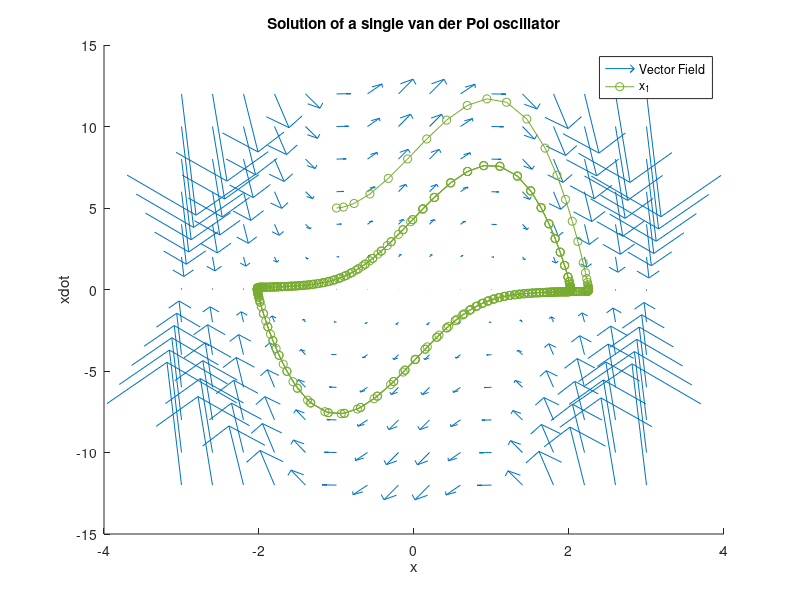
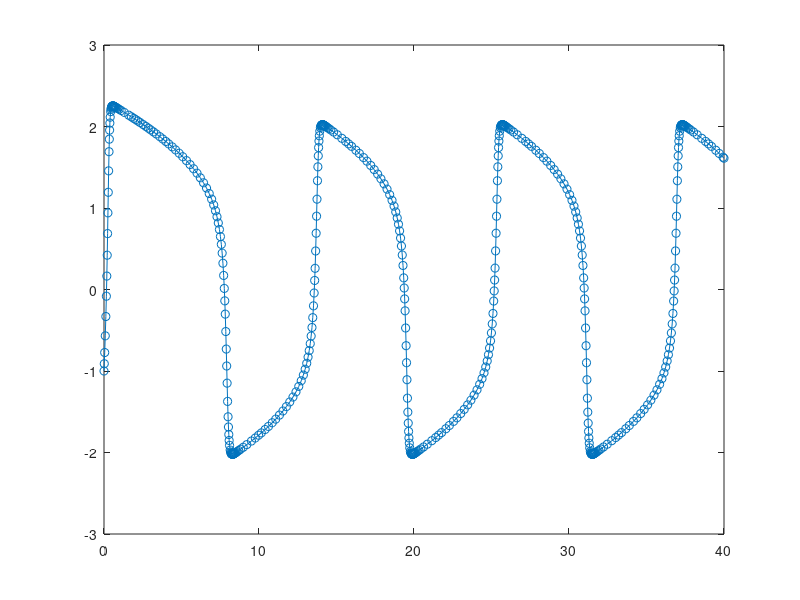

The MATLAB source for these figures, in order:
function [] = vdp1solve()
clear all

[x, y]= meshgrid(-3:0.4:3, -12:2:12);
w = 1;
e = 5;
px=y;
py=e.*(1-x.^2).*w.*y-x.*w.^2;
hold on
figure(1)
quiver(x,y,px,py,4)

[t,l] = ode23(@vdp1,[0 40],[-1; 5]);
plot(l(:,1),l(:,2),'-o')

% [t,l] = ode23(@vdp1,[0 40],[-2; 7]);
% plot(l(:,1),l(:,2),'-o')
% 
% [t,l] = ode23(@vdp1,[0 40],[1; -5]);
% plot(l(:,1),l(:,2),'-o')
% 
% [t,l] = ode23(@vdp1,[0 40],[2; -7]);
% plot(l(:,1),l(:,2),'-o')

title('Solution of a single van der Pol oscillator');
xlabel('x');
ylabel('xdot');
legend('Vector Field','x_1','x_2','x_3','x_4')
figure(2)
plot(t,l(:,1),'-o')

function dydt = vdp1(t,x)

dydt = [x(2); e*(1-x(1)^2)*w*x(2)-x(1)*w^2];

end

end


